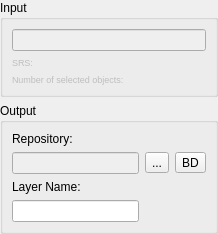
<?xml version="1.0" encoding="UTF-8"?>
<ui version="4.0">
 <class>SaveLayerAsWidgetForm</class>
 <widget class="QWidget" name="SaveLayerAsWidgetForm">
  <property name="geometry">
   <rect>
    <x>0</x>
    <y>0</y>
    <width>218</width>
    <height>220</height>
   </rect>
  </property>
  <property name="windowTitle">
   <string>Form</string>
  </property>
  <layout class="QGridLayout" name="gridLayout_2">
   <property name="leftMargin">
    <number>0</number>
   </property>
   <property name="topMargin">
    <number>0</number>
   </property>
   <property name="rightMargin">
    <number>0</number>
   </property>
   <property name="bottomMargin">
    <number>0</number>
   </property>
   <item row="0" column="0">
    <layout class="QVBoxLayout" name="verticalLayout_2">
     <item>
      <widget class="QGroupBox" name="groupBox_3">
       <property name="title">
        <string>Input</string>
       </property>
       <layout class="QVBoxLayout" name="verticalLayout">
        <item>
         <layout class="QGridLayout" name="gridLayout">
          <item row="0" column="0">
           <widget class="QLineEdit" name="m_layerNameLineEdit">
            <property name="enabled">
             <bool>false</bool>
            </property>
           </widget>
          </item>
         </layout>
        </item>
        <item>
         <layout class="QGridLayout" name="gridLayout_9">
          <item row="0" column="1">
           <widget class="QLabel" name="m_layerSRIDLabel">
            <property name="enabled">
             <bool>false</bool>
            </property>
            <property name="sizePolicy">
             <sizepolicy hsizetype="MinimumExpanding" vsizetype="Fixed">
              <horstretch>0</horstretch>
              <verstretch>0</verstretch>
             </sizepolicy>
            </property>
            <property name="maximumSize">
             <size>
              <width>16777215</width>
              <height>16777215</height>
             </size>
            </property>
            <property name="font">
             <font>
              <pointsize>7</pointsize>
             </font>
            </property>
            <property name="text">
             <string/>
            </property>
           </widget>
          </item>
          <item row="0" column="0">
           <widget class="QLabel" name="label_19">
            <property name="enabled">
             <bool>false</bool>
            </property>
            <property name="sizePolicy">
             <sizepolicy hsizetype="Preferred" vsizetype="Fixed">
              <horstretch>0</horstretch>
              <verstretch>0</verstretch>
             </sizepolicy>
            </property>
            <property name="maximumSize">
             <size>
              <width>16777215</width>
              <height>16777215</height>
             </size>
            </property>
            <property name="font">
             <font>
              <pointsize>7</pointsize>
             </font>
            </property>
            <property name="text">
             <string>SRS:</string>
            </property>
           </widget>
          </item>
         </layout>
        </item>
        <item>
         <layout class="QGridLayout" name="gridLayout_20">
          <item row="0" column="0">
           <layout class="QGridLayout" name="gridLayout_10">
            <item row="0" column="1">
             <widget class="QLabel" name="m_NumSelectedObjLabel">
              <property name="enabled">
               <bool>false</bool>
              </property>
              <property name="sizePolicy">
               <sizepolicy hsizetype="MinimumExpanding" vsizetype="Fixed">
                <horstretch>0</horstretch>
                <verstretch>0</verstretch>
               </sizepolicy>
              </property>
              <property name="maximumSize">
               <size>
                <width>16777215</width>
                <height>16777215</height>
               </size>
              </property>
              <property name="font">
               <font>
                <pointsize>7</pointsize>
               </font>
              </property>
              <property name="text">
               <string/>
              </property>
             </widget>
            </item>
            <item row="0" column="0">
             <widget class="QLabel" name="label_21">
              <property name="enabled">
               <bool>false</bool>
              </property>
              <property name="sizePolicy">
               <sizepolicy hsizetype="Preferred" vsizetype="Fixed">
                <horstretch>0</horstretch>
                <verstretch>0</verstretch>
               </sizepolicy>
              </property>
              <property name="maximumSize">
               <size>
                <width>16777215</width>
                <height>16777215</height>
               </size>
              </property>
              <property name="font">
               <font>
                <pointsize>7</pointsize>
               </font>
              </property>
              <property name="text">
               <string>Number of selected objects:</string>
              </property>
             </widget>
            </item>
           </layout>
          </item>
         </layout>
        </item>
       </layout>
      </widget>
     </item>
     <item>
      <widget class="QGroupBox" name="groupBox_2">
       <property name="sizePolicy">
        <sizepolicy hsizetype="Preferred" vsizetype="Preferred">
         <horstretch>0</horstretch>
         <verstretch>0</verstretch>
        </sizepolicy>
       </property>
       <property name="title">
        <string>Output</string>
       </property>
       <layout class="QGridLayout" name="gridLayout_3">
        <item row="0" column="0">
         <widget class="QLabel" name="label_4">
          <property name="text">
           <string>Repository:</string>
          </property>
         </widget>
        </item>
        <item row="1" column="0">
         <widget class="QLineEdit" name="m_repositoryLineEdit">
          <property name="enabled">
           <bool>false</bool>
          </property>
         </widget>
        </item>
        <item row="1" column="1">
         <widget class="QToolButton" name="m_targetFileToolButton">
          <property name="minimumSize">
           <size>
            <width>0</width>
            <height>0</height>
           </size>
          </property>
          <property name="text">
           <string>...</string>
          </property>
         </widget>
        </item>
        <item row="1" column="2">
         <widget class="QToolButton" name="m_targetDatasourceToolButton">
          <property name="minimumSize">
           <size>
            <width>0</width>
            <height>0</height>
           </size>
          </property>
          <property name="text">
           <string>BD</string>
          </property>
         </widget>
        </item>
        <item row="2" column="0">
         <widget class="QLabel" name="label_3">
          <property name="text">
           <string>Layer Name:</string>
          </property>
         </widget>
        </item>
        <item row="3" column="0">
         <widget class="QLineEdit" name="m_newLayerNameLineEdit">
          <property name="readOnly">
           <bool>false</bool>
          </property>
         </widget>
        </item>
       </layout>
      </widget>
     </item>
    </layout>
   </item>
  </layout>
 </widget>
 <resources/>
 <connections/>
</ui>
